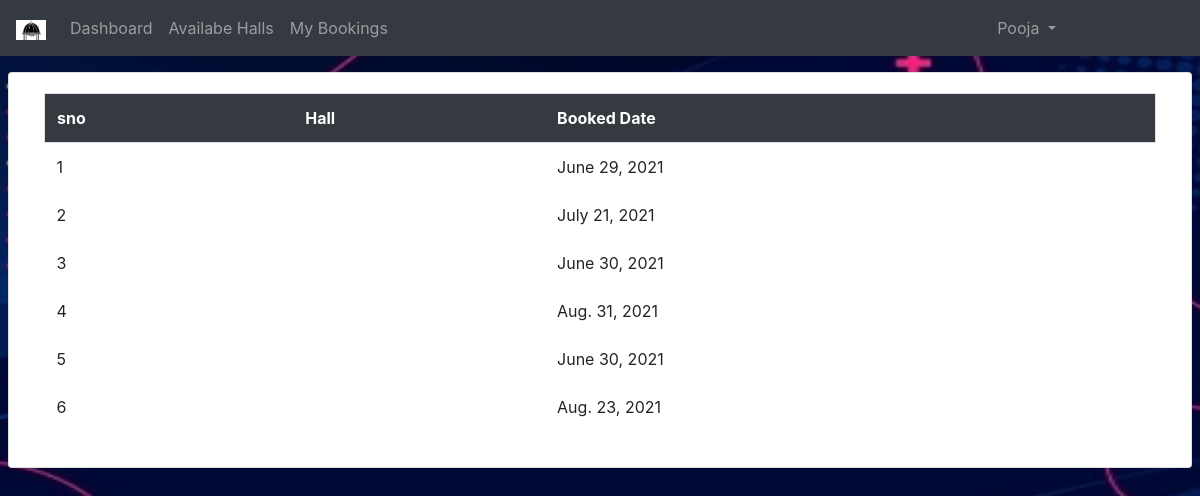
Screenshot of /booked/ (signed in) with the database file from the repository.
### HallBooking/models.py (models this page shows)
class User(AbstractUser):
	g = [('M','Male'),('F','Female'),('O','Others')]
	gender = models.CharField(max_length=10,choices=g)
	age = models.IntegerField(default=18)
	mobile_no = models.CharField(max_length=10)
	dob = models.DateField(null=True)
	pid_no=models.CharField(max_length=10)
	address_line1=models.CharField(max_length=200)
	address_line2=models.CharField(max_length=200)
	city=models.CharField(max_length=30)
	state=models.CharField(max_length=30)
	country=models.CharField(max_length=30)
	im = models.ImageField(upload_to="Profile_pics/",default="avatar.png")
	r = [(0,'guest'),(1,'user'),(2,'manager')]
	role = models.IntegerField(choices=r,default=0)

class Booking(models.Model):
	contact = models.IntegerField()
	your_address = models.CharField(max_length=70)
	occupation = models.CharField(max_length=30)
	male_birthc = models.FileField(upload_to="CertificateProofs/")
	female_birthc = models.FileField(upload_to="CertificateProofs/")
	rooms_needed = models.IntegerField(default=2)
	date = models.DateField(null=True)
	timings = models.CharField(max_length=30,default="AM to PM")
	noof_hours = models.IntegerField(default=3)
	cardno = models.CharField(default="XXXXXXXXXXXXX",max_length=13)
	cvv = models.CharField(default="XXX",max_length=3)
	m = [('1','January'),('2','February'),('3','March'),('4','April'),('5','May'),('6','June'),('7','July'),('8','August'),('9','September'),('10','October'),('11','November'),('12','December'),]
	y = [('1','2021'),('2','2022'),('3','2023'),('4','2024'),('5','2025'),('6','2026'),('7','2017'),('8','2028')]
	expmonth = models.IntegerField(choices=m,null=True)
	expyear = models.IntegerField(choices=y,null=True)
	amount = models.IntegerField(default=25000)
	c = models.ForeignKey(User,on_delete=models.CASCADE)

### HallBooking/views.py (the view)
# urls.py: path('booked/',views.bookedhalls,name="bookedhalls"),
def bookedhalls(request):
	l = Booking.objects.filter(c_id=request.user.id)
	s = Booking.objects.all()
	return render(request,'html/bookedhalls.html',{'mn':l,"ss":s})

### HallBooking/templates/html/bookedhalls.html (shortened to what this page needs)
{% extends 'html/base.html' %}
{% load static %}
{% block content %}
<body id="bg" style="background-image: url('{% static 'img/about5.jpg' %}');">
</body>
<div class="container-fluid mt-3">
	<div class="row">
		<div class="card col-md mx-2">
		<div class="card-body">
			<table class="table table-borderless" id="table_id">
				<tr class="bg-dark text-white border rounded">
					<th>sno</th>
					<th>Hall</th>
					<th>Booked Date</th>
				</tr>
				{% if user.is_superuser %}
				{% for b in ss %}
				<tr>
					<td>{{forloop.counter}}</td>
					<td>{{b.name}}</td>
					<!-- <td>{{b.address}}</td>
					<td>{{b.halltype}}</td> -->
					<td>{{b.date}}</td>
				</tr>
				{% endfor %}
				{% else %}
				{% for n in mn %}
				<tr>
					<td>{{forloop.counter}}</td>
					<td>{{n.name}}</td>
					<td>{{n.date}}</td>
				</tr>
				{% endfor %}
				{% endif %}
			</table>
		</div>
	</div>
</div>
{% endblock %}

### HallBooking/templates/html/navbar.html (shortened to what this page needs)
{% load static %}
<nav class="navbar navbar-expand-md bg-dark navbar-dark">
  <a class="navbar-brand" href="{% url 'hm' %}">
    <img src="{% static 'img/logo3.png' %}" alt="logo" style="width:30px;height:20px;">
  </a>
  <div class="collapse navbar-collapse" id="collapsibleNavbar">
    <ul class="navbar-nav">
      {% if not user.is_authenticated %}
      <li class="nav-item">
        <a class="nav-link" href="{% url 'hm' %}">Home</a>
      </li>
      <li class="nav-item">
        <a class="nav-link" href="{% url 'ab' %}">About</a>
      </li>
      <li class="nav-item">
        <a class="nav-link" href="{% url 'cn' %}">Contact</a>
      </li>
      <li class="nav-item">
        <a class="nav-link" href="{% url 'rg' %}">Registration</a>
      </li>
    {% elif user.role == 1 %}
    <li class="nav-item">
      <a class="nav-link" href="{% url 'dsh' %}">Dashboard</a>
    </li>
    <li class="nav-item">
        <a class="nav-link" href="{% url 'avh' %}">Availabe Halls</a>
    </li>
    <li class="nav-item">
        <a class="nav-link" href="{% url 'mybookings' %}">My Bookings</a>
    </li>
    {% endif %}
  </ul>
    <ul class="navbar-nav ml-auto" style="margin-right:120px">
      {% if not user.is_authenticated %}
      <li class="nav-item">
        <a class="nav-link" href="{% url 'lg' %}">Login</a>
      </li>
      {% else %}
      <li class="dropdown">
      <a type="button" class="nav-link dropdown-toggle" data-toggle="dropdown">
         {{user.username}}
       </a>
    </li>
    {% endif %}
    </ul>
  </div>
</nav>

### HallBooking/static/css/comment.css (style rules this page uses)
#bg { background-repeat: no-repeat; background-size: 1800px 900px; background-position: top; background-attachment: fixed; }

### rows the page displays
User: username "Pooja"
Booking: date "June 29, 2021"
Booking: date "July 21, 2021"
Booking: date "June 30, 2021"
Booking: date "Aug. 31, 2021"
Booking: date "June 30, 2021"
Booking: date "Aug. 23, 2021"
